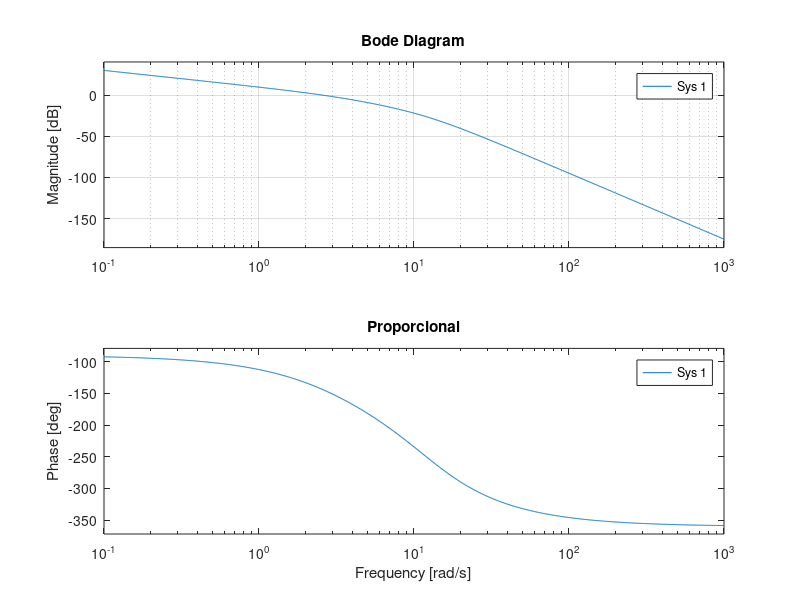
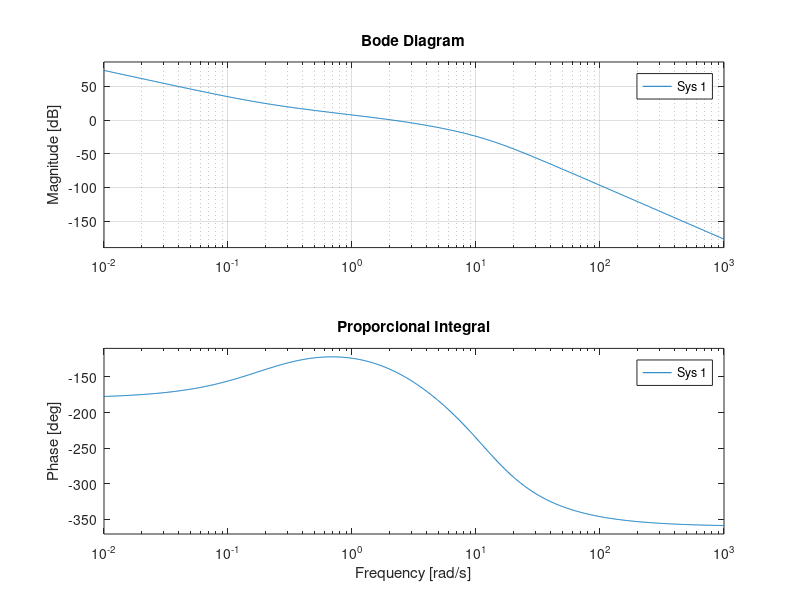
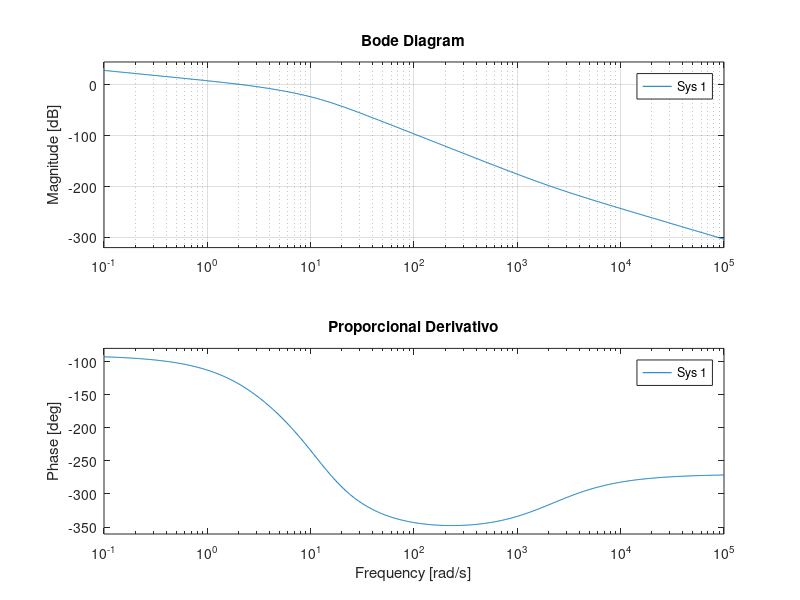

These charts were generated, in order, by the following MATLAB code: (Note: this script raises an error after producing the figures.)
clc; close all; clear vars;

Ts = 0.02;
s = tf('s');

P = (569.88) * (1/s) * (1/(s+3.81)) * (1/(s^2 + 20.74*s + 154.5));

%Controlador proporcional
Cp = 3.2;

%Bode
figure;
bode(Cp*P);
grid();
title("Proporcional")


%Paso a digital
Cdp = c2d(tf(Cp), Ts, 'tustin');


%% Control proporcional integral
Cpi = pid(2.5, 0.5, 0);

%Bode
figure;
bode(Cpi*P);
grid();
title("Proporcional Integral")

%Paso a digital
Cdpi = c2d(tf(Cpi), Ts, 'tustin');

%% Control proporcional derivativo
Cpd = pid(2.6, 0, 0.0012);

%Bode
figure;
bode(Cpd*P);
grid();
title("Proporcional Derivativo")

%Paso a digital
Cdpd = c2d(tf(Cpd), Ts, 'tustin');


%% Graficos
muestras = 400;
t = 0:Ts:(muestras-1)*Ts;

%Proporcional
figure();
plot(t, -step_prop(1:muestras))
hold
plot(t, step_prop_sim(1:muestras))
title("Escalon 0.1 proporcional");
grid;
legend("Planta real", "Simulink")
xlabel("Tiempo[s]")
ylabel("Posicion [m]")

muestras = 400;
t = 0:Ts:(muestras-1)*Ts;

figure();
plot(t, impulso_prop(1:muestras))
hold
plot(t, impulso_prop_sim(1:muestras))
title("Impulso 0.05 proporcional");
legend("Planta real", "Simulink")
grid;
xlabel("Tiempo[s]")
ylabel("Posicion [m]")

%Proporcional integral
muestras = 800;
t = 0:Ts:(muestras-1)*Ts;

figure();
plot(t, -step_pi_v2(1:muestras))
hold
plot(t, step_pi_sim(1:muestras))
title("Escalon 0.1 proporcional integral");
legend("Planta real", "Simulink")
grid;
xlabel("Tiempo[s]")
ylabel("Posicion [m]")

figure();
plot(t, -step_pi_error(1:muestras))
title("Escalon 0.1 error proporcional integral");
legend("Planta real")
grid;
xlabel("Tiempo[s]")
ylabel("error [m]")

%Proporcional Derivativo
muestras = 700;
t = 0:Ts:(muestras-1)*Ts;

figure();
plot(t, -step_pd(1:muestras))
hold
plot(t, step_pd_sim(1:muestras))
title("Escalon 0.1 proporcional derivativo");
grid;
legend("Planta real", "Simulink")
xlabel("Tiempo[s]")
ylabel("Posicion [m]")
muestras = 500;
t = 0:Ts:(muestras-1)*Ts;

figure();
plot(t, impulso_pd(1:muestras))
hold
plot(t, impulso_pd_sim(1:muestras))
title("Impulso 0.05 proporcional derivativo");
legend("Planta real", "Simulink")
grid;
xlabel("Tiempo[s]")
ylabel("Posicion [m]")
